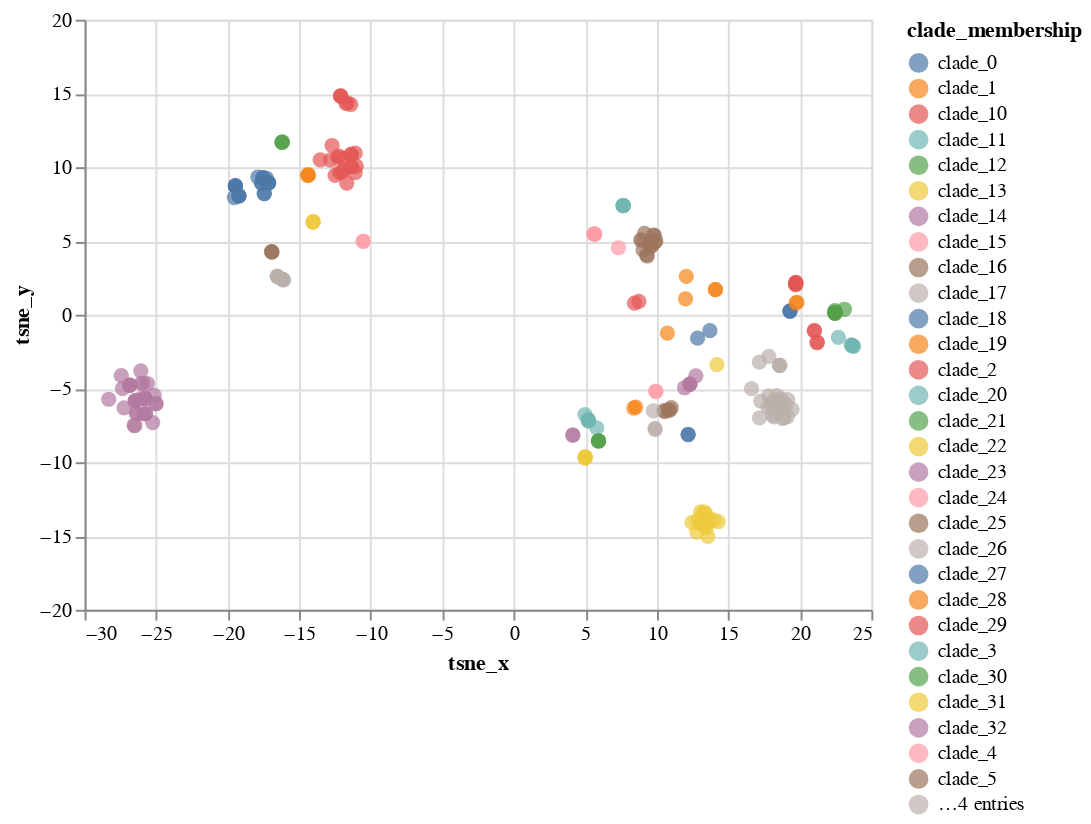

The notebook cell saved with this chart:
### Code cell
scatterplot_with_tooltip_interactive(TSNE_df,'tsne_x','tsne_y','tsne_x','tsne_y',['strain', "clade_membership"],'clade_membership:N')

### Figure 1 — Vega-Lite specification as saved in the notebook (floating-point values rounded to 4 significant figures; data arrays with more than 128 entries replaced by an {"elided": "..."} marker saying what was removed)
{"config": {"view": {"continuousWidth": 400, "continuousHeight": 300}}, "data": {"name": "data-f3b833f0d02ff92474de3bc966c1b5c1"}, "mark": {"type": "circle", "size": 60}, "encoding": {"color": {"type": "nominal", "field": "clade_membership"}, "tooltip": [{"type": "nominal", "field": "strain"}, {"type": "nominal", "field": "clade_membership"}], "x": {"type": "quantitative", "field": "tsne_x", "title": "tsne_x"}, "y": {"type": "quantitative", "field": "tsne_y", "title": "tsne_y"}}, "selection": {"selector038": {"type": "interval", "bind": "scales", "encodings": ["x", "y"]}}, "$schema": "https://vega.github.io/schema/vega-lite/v4.8.1.json", "datasets": {"data-f3b833f0d02ff92474de3bc966c1b5c1": {"elided": "226 records"}}}
